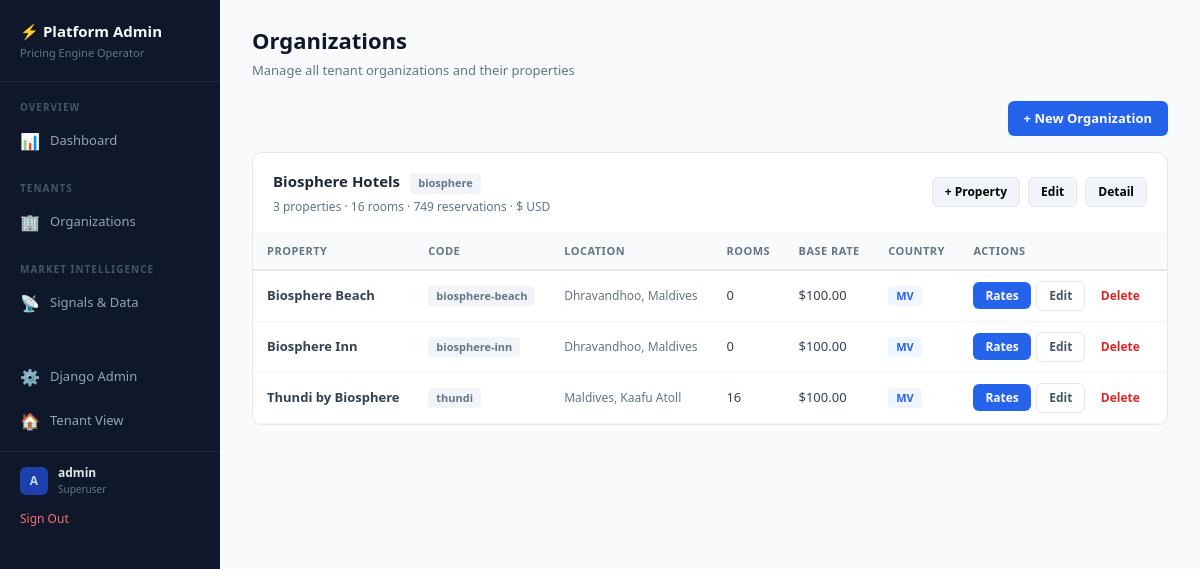
Screenshot of /platform/organizations/ (signed in) with the database file from the repository.
### pricing/models/core.py (models this page shows, shortened)
class Organization(models.Model):
    name = models.CharField(
        max_length=200,
        help_text="Organization name (e.g., 'Atoll Resorts Group')"
    )
    code = models.SlugField(
        max_length=50,
        unique=True,
        help_text="URL-friendly code (e.g., 'atoll-resorts')"
    )
    default_currency = models.CharField(
        max_length=3,
        default='USD',
        help_text="Default currency code (e.g., USD, EUR)"
    )
    currency_symbol = models.CharField(
        max_length=5,
        default='$',
        help_text="Currency symbol for display"
    )
    is_active = models.BooleanField(
        default=True,
        help_text="Whether this organization is active"
    )
    created_at = models.DateTimeField(auto_now_add=True)
    updated_at = models.DateTimeField(auto_now=True)
    class Meta:
        ordering = ['name']
        verbose_name = "Organization"
        verbose_name_plural = "Organizations"

class Property(models.Model):
    organization = models.ForeignKey(
        Organization,
        on_delete=models.PROTECT,
        related_name='properties',
        help_text="Parent organization"
    )
    name = models.CharField(
        max_length=200,
        default="My Hotel",
        help_text="Property name"
    )
    code = models.SlugField(
        max_length=50,
        help_text="URL-friendly code (e.g., 'biosphere-inn')"
    )
    reference_base_rate = models.DecimalField(
        max_digits=10,
        decimal_places=2,
        default=Decimal('100.00'),
        help_text="Reference rate for room index calculations (e.g., Standard Room rate)"
    )
    currency_symbol = models.CharField(
        max_length=5,
        default='$',
        help_text="Currency symbol to display"
    )
    location = models.CharField(
        max_length=255,
        blank=True,
        help_text="e.g., Maldives, Kaafu Atoll"
    )
    country_code = models.CharField(
        max_length=2,
        default='MV',
        db_index=True,
        help_text="ISO 3166-1 alpha-2 country code (e.g., 'MV' for Maldives)"
    )
    total_rooms = models.PositiveIntegerField(
        default=0,
        help_text="Total number of rooms (auto-calculated from room types)"
    )
    service_charge_percent = models.DecimalField(
        max_digits=5,
        decimal_places=2,
        default=Decimal('10.00'),
        validators=[MinValueValidator(0), MaxValueValidator(100)],
        help_text="Service charge percentage (e.g., 10.00 for 10%)"
    )
    tax_percent = models.DecimalField(
        max_digits=5,
        decimal_places=2,
        default=Decimal('16.00'),
        validators=[MinValueValidator(0), MaxValueValidator(100)],
        help_text="Tax percentage (e.g., 16.00 for 16% GST)"
    )
    tax_on_service_charge = models.BooleanField(
        default=True,
        help_text="Whether tax is calculated on subtotal + service charge (True) or just subtotal (False)"
    )
    min_rate_warning = models.DecimalField(
        max_digits=10,
        decimal_places=2,
        null=True,
        blank=True,
        help_text="Warn if any rate falls below this amount"
    )
    max_discount_warning = models.DecimalField(
        max_digits=5,
        decimal_places=2,
        null=True,
        blank=True,
        default=Decimal('40.00'),
        help_text="Warn if total discount percentage exceeds this value"
    )
    is_active = models.BooleanField(
        default=True,
        help_text="Whether this property is active"
    )
    created_at = models.DateTimeField(auto_now_add=True)
    updated_at = models.DateTimeField(auto_now=True)
    class Meta:
        ordering = ['organization', 'name']
        unique_together = ['organization', 'code']
        verbose_name = "Property"
        verbose_name_plural = "Properties"

### platform_data/views.py (the view)
# urls.py: path('organizations/', views.PlatformOrganizationsView.as_view(), name='organizations'),
class PlatformOrganizationsView(SuperuserRequiredMixin, TemplateView):
    template_name = 'platform_data/organizations.html'
    def get_context_data(self, **kwargs):
        context = super().get_context_data(**kwargs)
        from pricing.models import Organization
        from pricing.models.analytics import Reservation
        orgs = Organization.objects.filter(is_active=True).prefetch_related('properties')
        org_list = []
        for org in orgs:
            props = org.properties.filter(is_active=True)
            total_reservations = Reservation.objects.filter(
                hotel__organization=org
            ).count()
            org_list.append({
                'org': org,
                'properties': props,
                'property_count': props.count(),
                'total_rooms': sum(p.total_rooms for p in props),
                'total_reservations': total_reservations,
            })
        context['organizations'] = org_list
        return context

### platform_data/views.py (called while the page is built)
    def test_func(self):
        return self.request.user.is_authenticated and self.request.user.is_superuser

### platform_data/templates/platform_data/organizations.html (shortened to what this page needs)
{% extends "platform_data/base.html" %}
{% block page_title %}Organizations{% endblock %}
{% block page_subtitle %}Manage all tenant organizations and their properties{% endblock %}
{% block content %}
<div style="display:flex; justify-content:flex-end; margin-bottom:16px;">
    <button class="btn btn-primary" onclick="showOrgModal()">+ New Organization</button>
</div>
{% for org_item in organizations %}
<div class="platform-card" id="org-card-{{ org_item.org.pk }}">
    <div class="platform-card-header">
        <div>
            <h3 style="display:inline;">{{ org_item.org.name }}</h3>
            <span class="badge badge-gray" style="margin-left:6px;">{{ org_item.org.code }}</span>
            <div style="font-size:12px; color:#64748b; margin-top:4px;">{{ org_item.property_count }} properties · {{ org_item.total_rooms }} rooms · {{ org_item.total_reservations }} reservations · {{ org_item.org.currency_symbol }} {{ org_item.org.default_currency }}</div>
        </div>
        <div style="display:flex; gap:8px;">
            <button class="btn btn-sm" style="background:#f1f5f9; border:1px solid #e2e8f0;" onclick="showPropertyModal({{ org_item.org.pk }},'{{ org_item.org.name|escapejs }}')">+ Property</button>
            <button class="btn btn-sm" style="background:#f1f5f9; border:1px solid #e2e8f0;" onclick="showOrgModal({{ org_item.org.pk }},'{{ org_item.org.name|escapejs }}','{{ org_item.org.default_currency|escapejs }}','{{ org_item.org.currency_symbol|escapejs }}')">Edit</button>
            <a href="{% url 'platform:org_detail' pk=org_item.org.pk %}" class="btn btn-sm" style="background:#f1f5f9; border:1px solid #e2e8f0;">Detail</a>
        </div>
    </div>
    <div class="platform-card-body">
        {% if org_item.properties %}
        <table class="data-table">
            <thead><tr><th>Property</th><th>Code</th><th>Location</th><th>Rooms</th><th>Base Rate</th><th>Country</th><th>Actions</th></tr></thead>
            <tbody>
            {% for prop in org_item.properties %}
            <tr id="prop-row-{{ prop.pk }}">
                <td style="font-weight:600;">{{ prop.name }}</td>
                <td><span class="badge badge-gray">{{ prop.code }}</span></td>
                <td style="font-size:12px; color:#64748b;">{{ prop.location }}</td>
                <td>{{ prop.total_rooms }}</td>
                <td>{{ prop.currency_symbol }}{{ prop.reference_base_rate }}</td>
                <td><span class="badge badge-blue">{{ prop.country_code|default:"MV" }}</span></td>
                <td style="white-space:nowrap;">
                    <a href="/org/{{ org_item.org.code }}/{{ prop.code }}/rates/" class="btn btn-sm btn-primary" style="margin-right:2px;">Rates</a>
                    <button class="btn btn-sm btn-outline" onclick="showPropertyModal({{ org_item.org.pk }},'{{ org_item.org.name|escapejs }}',{{ prop.pk }},'{{ prop.name|escapejs }}','{{ prop.code|escapejs }}','{{ prop.location|escapejs }}','{{ prop.reference_base_rate }}','{{ prop.currency_symbol|escapejs }}','{{ prop.total_rooms }}','{{ prop.service_charge_percent }}','{{ prop.tax_percent }}','{{ prop.country_code|default:"MV"|escapejs }}')">Edit</button>
                    <button class="btn btn-sm" style="color:#dc2626; background:none; border:none; cursor:pointer;" onclick="deleteProperty({{ prop.pk }},'{{ prop.name|escapejs }}')">Delete</button>
                </td>
            </tr>
            {% endfor %}
            </tbody>
        </table>
        {% else %}
        <div class="empty-state"><p>No properties yet. <button onclick="showPropertyModal({{ org_item.org.pk }},'{{ org_item.org.name|escapejs }}')" style="color:#2563eb; background:none; border:none; cursor:pointer; font-size:inherit;">Add one</button></p></div>
        {% endif %}
    </div>
</div>
{% endfor %}
{% endblock %}

### platform_data/templates/platform_data/base.html (shortened to what this page needs)
<!DOCTYPE html>
<html lang="en">
<head>
    <script src="https://cdn.tailwindcss.com"></script>
</head>
<body>
<nav class="platform-nav">
    <div class="nav-header">
        <h1>⚡ Platform Admin</h1>
        <p>Pricing Engine Operator</p>
    </div>
    <div class="nav-section">Overview</div>
    <a href="{% url 'platform:dashboard' %}" class="nav-link {% if active_section == 'dashboard' %}active{% endif %}">
        <span class="icon">📊</span> Dashboard
    </a>
    <div class="nav-section">Tenants</div>
    <a href="{% url 'platform:organizations' %}" class="nav-link {% if active_section == 'organizations' %}active{% endif %}">
        <span class="icon">🏢</span> Organizations
    </a>
    <div class="nav-section">Market Intelligence</div>
    <a href="{% url 'platform:signals' %}" class="nav-link {% if active_section == 'signals' %}active{% endif %}">
        <span class="icon">📡</span> Signals & Data
    </a>
    <div class="nav-section" style="margin-top:auto;"></div>
    <a href="/admin/" class="nav-link" style="margin-top:16px;">
        <span class="icon">⚙</span> Django Admin
    </a>
    <a href="/" class="nav-link">
        <span class="icon">🏠</span> Tenant View
    </a>
    {% if user.is_authenticated %}
    <div style="padding:12px 20px; border-top:1px solid #1e293b; margin-top:8px;">
        <div style="display:flex; align-items:center; gap:10px;">
            <div style="width:28px; height:28px; background:#1e40af; border-radius:6px; display:flex; align-items:center; justify-content:center; font-size:12px; font-weight:700; color:#bfdbfe;">
                {{ user.username|make_list|first|upper }}
            </div>
            <div>
                <div style="font-size:12px; font-weight:600; color:#e2e8f0;">{{ user.username }}</div>
                <div style="font-size:10px; color:#64748b;">{% if user.is_superuser %}Superuser{% elif user.is_staff %}Staff{% endif %}</div>
            </div>
        </div>
        <form method="post" action="{% url 'logout' %}" style="margin-top:8px;">
            <button type="submit" style="background:none; border:none; color:#f87171; font-size:12px; cursor:pointer; padding:0; font-weight:500;">
                Sign Out
            </button>
        </form>
    </div>
    {% endif %}
</nav>
<main class="platform-main">
    <div style="margin-bottom:20px;">
        <h2 style="font-size:22px; font-weight:800; color:#0f172a;">{% block page_title %}Platform{% endblock %}</h2>
        <p style="font-size:13px; color:#64748b; margin-top:4px;">{% block page_subtitle %}{% endblock %}</p>
    </div>
    {% block content %}{% endblock %}
</main>
</body>
</html>

### rows the page displays
Organization: org.name "Biosphere Hotels", org.code "biosphere", property_count "3", total_rooms "16", total_reservations "749", org.currency_symbol "$", org.default_currency "USD"
Property: name "Biosphere Beach", code "biosphere-beach", location "Dhravandhoo, Maldives", total_rooms "0", currency_symbol "$", reference_base_rate "100.00", country_code "MV"
Property: name "Biosphere Inn", code "biosphere-inn", location "Dhravandhoo, Maldives", total_rooms "0", currency_symbol "$", reference_base_rate "100.00", country_code "MV"
Property: name "Thundi by Biosphere", code "thundi", location "Maldives, Kaafu Atoll", total_rooms "16", currency_symbol "$", reference_base_rate "100.00", country_code "MV"

### other values shown
{{ user.username|make_list|first|upper }} "A"
{{ user.username }} "admin"
